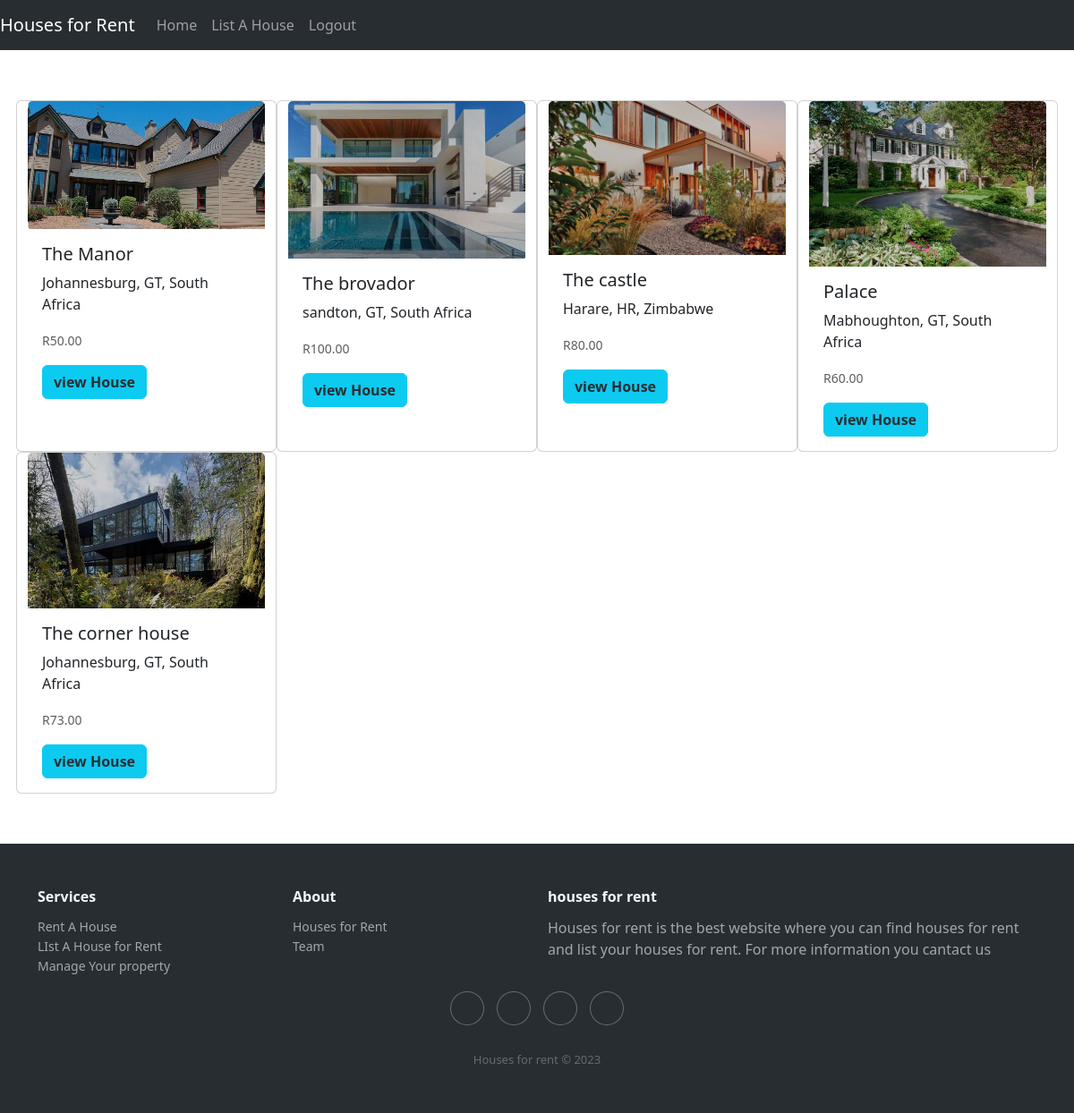
The app's page /home (signed in) with its own data.
### house_project/models.py (models this page shows, shortened)
class House(models.Model):
    name = models.CharField(max_length=100)
    address = models.CharField(max_length=100)
    city = models.CharField(max_length=100)
    state = models.CharField(max_length=2)
    country = models.CharField(max_length=100)
    description = models.TextField()
    house_host = models.ForeignKey('User', on_delete=models.CASCADE, related_name='hosted_houses')
    guest = models.ForeignKey('User', on_delete=models.CASCADE, null=True, blank=True, related_name='rented_houses')
    is_rented = models.BooleanField(default=False)
    rent = models.DecimalField(max_digits=10, decimal_places=2, default=0)

class House_image(models.Model):
    house = models.ForeignKey(House, on_delete=models.CASCADE)
    image = models.ImageField(upload_to='images/', blank=True, null=True)

### house_project/views.py (the view)
# urls.py: path('home', views.index, name='index'),
@login_required(login_url="user_login")
def index(request):
    houses = House.objects.all()
    house_images = House_image.objects.all()
    return render(request, 'index.html', {'houses': houses, 'house_images': house_images})

### house_project/templatetags/my_tags.py (called while the page is built)
@register.filter
def first(queryset, house):
    return queryset.filter(house=house).first()

### house_project/templates/index.html (shortened to what this page needs)
{% extends 'layout.html' %}
{% load my_tags %}
{% block content %}
<div class="container my-2" style="padding: 3em 0">
  <div class="row">
    {% for house in houses %}
      <div class="card col-12 col-md-4 col-lg-3">
        {% with first_image=house_images|first:house %}
          {% if first_image %}
              <img class="card-img-top img-adjusted" src="{{ first_image.image.url }}"/>
          {% endif %}
        {% endwith %}
        <div class="card-body">
          <h5 class="card-title">{{ house.name }}</h5>
          <p class="card-text">
            {{ house.city }}, {{ house.state }}, {{ house.country }}
          </p>
          <p class="card-text">
            <small class="text-muted">R{{ house.rent }}</small>
          </p>
          <button class="btn btn-info" "><strong><a class="button-link" href="{% url 'house' house.id %}">view House</a></strong></button>
        </div>
      </div>
    {% endfor %}
  </div>
</div>
{% endblock %}

### house_project/templates/layout.html (shortened to what this page needs)
{% load static %}
<!DOCTYPE html>
<html lang="en">
<head>
    <link rel="stylesheet" href="{% static 'house_project/style.css' %}">
    <link rel="stylesheet" href="https://code.ionicframework.com/ionicons/2.0.1/css/ionicons.min.css">
    <link href="https://cdn.jsdelivr.net/npm/bootstrap@5.3.1/dist/css/bootstrap.min.css" rel="stylesheet">
</head>
<body>
    <nav class="navbar navbar-expand-lg navbar-expand-md navbar-expand-sm navbar-dark nav">
        <a class="navbar-brand" href="{% url 'welcome' %}">Houses for Rent</a>
        <div class="collapse navbar-collapse" id="navbarSupportedContent">
          <ul class="navbar-nav mr-auto">
            {% if request.user.is_authenticated %}
            <li class="nav-item active">
              <a class="nav-link" href="{% url 'index' %}">Home </a>
            </li>
            <li class="nav-item active">
              <a class="nav-link" href="{% url 'house_registration' %}">List A House</a>
            </li>
              <li class="nav-item">
                <a class="nav-link" href="{% url 'user_logout' %}">Logout</a>
              </li>
            {% endif %}
          </ul>
        </div>
      </nav>
    {% block content %}
    {% endblock %}
    <div class="footer-dark">
        <footer>
            <div class="container">
                <div class="row">
                    <div class="col-sm-6 col-md-3 item">
                        <h3>Services</h3>
                        <ul>
                            <li><a href="{% url 'index' %}">Rent A House</a></li>
                            <li><a href="{% url 'house_registration' %}">LIst A House for Rent</a></li>
                            <li><a href="{% url 'index' %}">Manage Your property</a></li>
                        </ul>
                    </div>
                    <div class="col-sm-6 col-md-3 item">
                        <h3>About</h3>
                        <ul>
                            <li><a href="{% url 'welcome' %}">Houses for Rent</a></li>
                            <li><a href="#">Team</a></li>
                        </ul>
                    </div>
                    <div class="col-md-6 item text">
                        <h3>houses for rent</h3>
                        <p>Houses for rent is the best website where you can find houses for rent and list your houses for rent. For more information you cantact us</p>
                    </div>
                    <div class="col item social"><a href="#"></a><a href="#"></a><a href="#"></a><a href="#"></a></div>
                </div>
                <p class="copyright">Houses for rent © 2023</p>
            </div>
        </footer>
    </div>
</body>
</html>

### house_project/static/house_project/style.css (style rules this page uses)
.nav { background-color:#282d32; }
.button-link { text-decoration: none; color: #282d32; }
.footer-dark { padding:50px 0; color:#f0f9ff; background-color:#282d32; }
.footer-dark h3 { margin-top:0; margin-bottom:12px; font-weight:bold; font-size:16px; }
.footer-dark ul { padding:0; list-style:none; line-height:1.6; font-size:14px; margin-bottom:0; }
.footer-dark ul a { color:inherit; text-decoration:none; opacity:0.6; }
.footer-dark .item.text { margin-bottom:36px; }
.footer-dark .item.text p { opacity:0.6; margin-bottom:0; }
.footer-dark .item.social { text-align:center; }
.footer-dark .item.social > a { font-size:20px; width:36px; height:36px; line-height:36px; display:inline-block; text-align:center; border-radius:50%; box-shadow:0 0 0 1px rgba(255,255,255,0.4); margin:0 8px; color:#fff; opacity:0.75; }
.footer-dark .copyright { text-align:center; padding-top:24px; opacity:0.3; font-size:13px; margin-bottom:0; }

### records on screen
House: image (picture), name "The Manor", city "Johannesburg", state "GT", country "South Africa", rent "50.00"
House: image (picture), name "The brovador", city "sandton", state "GT", country "South Africa", rent "100.00"
House: image (picture), name "The castle", city "Harare", state "HR", country "Zimbabwe", rent "80.00"
House: image (picture), name "Palace", city "Mabhoughton", state "GT", country "South Africa", rent "60.00"
House: image (picture), name "The corner house", city "Johannesburg", state "GT", country "South Africa", rent "73.00"
